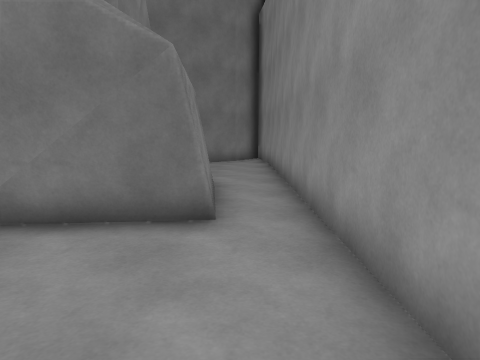
view 1 (above)

15 first-person views from a walk through a 3-D level made in the Unity game engine. The camera is 1.4 m above the floor, tilts 8° down and sees 70° across. The floor is counted in squares, 1 m on a side. Each view is taken from the middle of a square. On the plan, view 1 faces up. The plan holds only what a view shows up to about 15 squares ahead; the rest is blank. The place goes on beyond the plan. Surface patterns are stand-ins for the level's own textures.

view 2
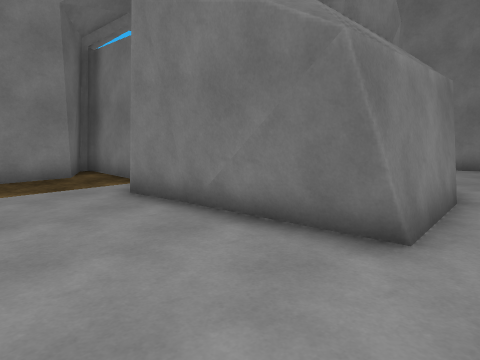

view 3
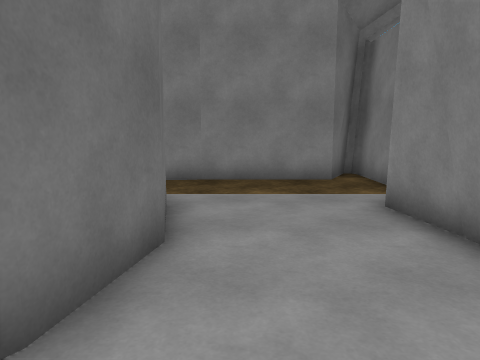

view 4
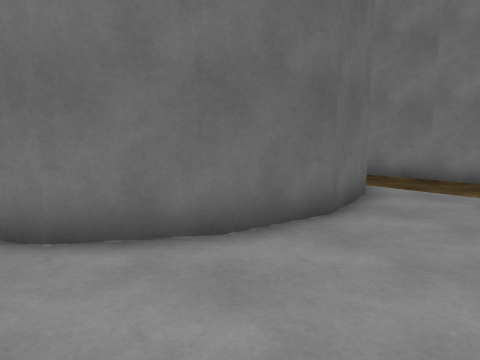

view 5
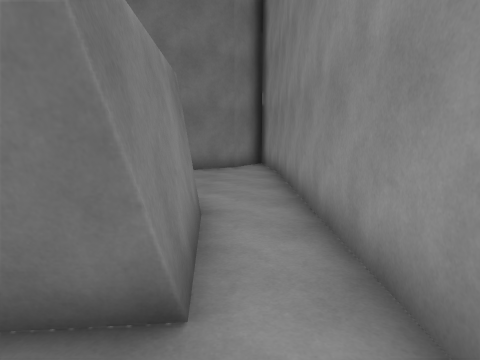

view 6
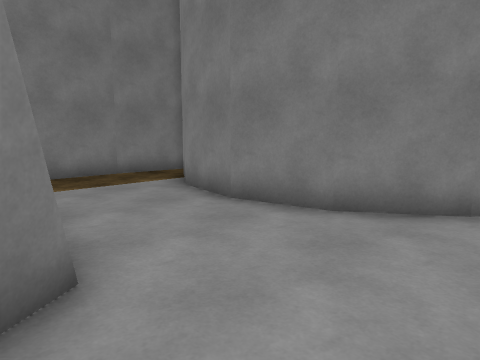

view 7
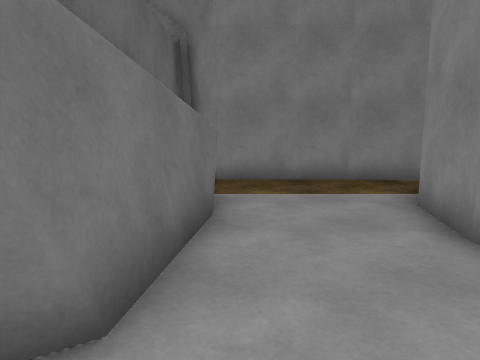

view 8
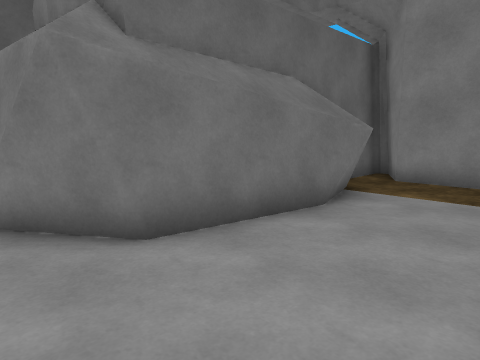

view 9
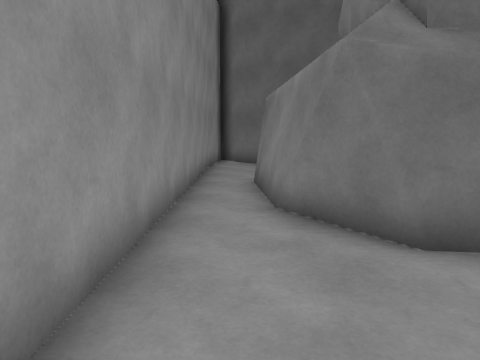

view 10
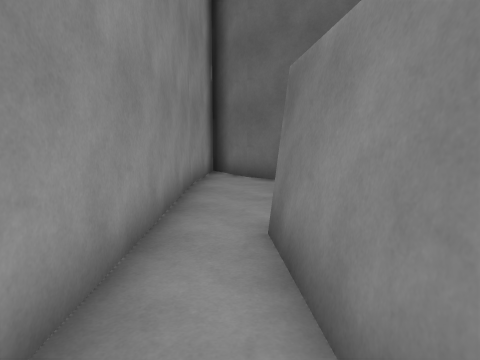

view 11
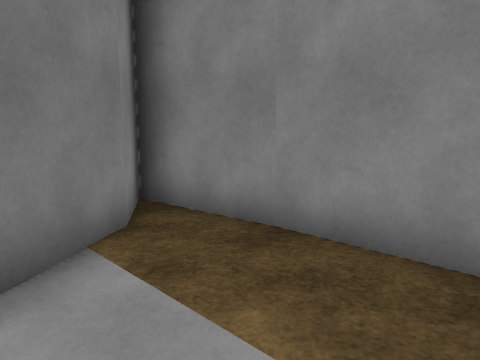

view 12
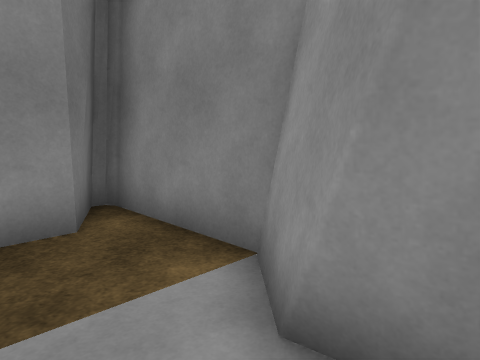

view 13
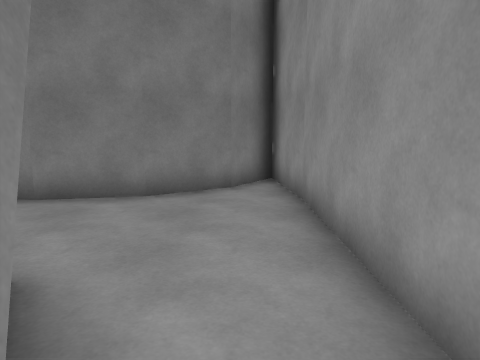

view 14
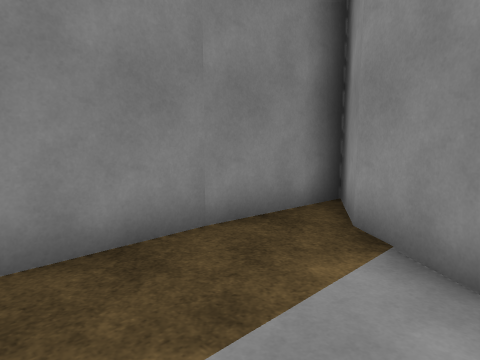

view 15
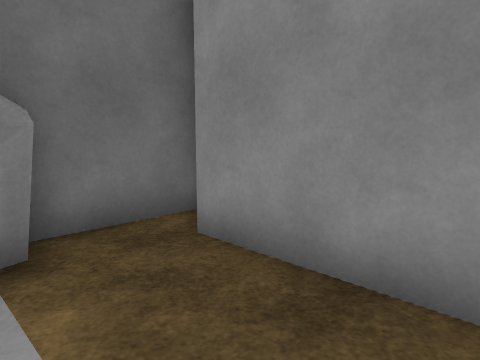

### Floor plan
Points are (right, up) in squares from view 1. A wall is a line through its corners. A room is listed if a view was taken in it or the views show most of it. See-through windows are left out.
Room 1 (views 1, 2, 3, 5, 11, 12)
walls: (-5.7, 4.4) (-7.2, 5.8) (-10.5, 5.8); (-4.4, 4.8) (-6.3, 4.6); (-1.8, 4.5) (-4.5, 4.7); (-9.8, 1) (-9.5, -2.4) (-8.3, -0.6) (-6.4, 0.6) (-4.3, 1) (-2.1, 0.6) (-0.2, -0.6) (0.7, -2); (-0.6, 4.8) (-2.6, 4.6); (-0.4, 5) (-3.6, 4.7); (-10.3, 5.1) (-9.8, 4.7) (-9.8, 0.9); (1, -2) (1.3, 0.9) (1.3, 3.4)
low walls: (-3.3, 4.8) (-4.5, 4.9); (-0.4, 5.4) (-4.1, 4.9)
ways out: opening at (0.5, 4.5) to room 2
Room 2 (views 4, 6, 7, 8, 9, 10, 13, 14, 15)
walls: (-2.1, 11) (-0.6, 8.7); (-1, 9.8) (-0.6, 4.8); (-8, 11.5) (-1.5, 10.7); (-8, 11.4) (-7, 11.7); (1.3, 15) (1, 18); (-0.2, 16.7) (-2.1, 15.4) (-4.2, 15) (-6.4, 15.4) (-8.3, 16.6) (-9.5, 18.4) (-9.8, 15); (-9.8, 11.4) (-10.3, 10.9); (-9.8, 15.1) (-9.8, 11.3); (-10.5, 10.2) (-8, 10.2); (1.3, 3.4) (1.3, 15.1)
low walls: (-6.1, 11.5) (-2.1, 11); (-8, 11.1) (-6.2, 11.7)
ways out: opening at (0.5, 4.5) to room 1

Where each view was taken, in squares from view 1:
view 1: 0 up, 0 right, facing up
view 2: 1 up, 1 right, facing up-left
view 3: 2 up, 0 right, facing left
view 4: 4 up, 1 right, facing down-left
view 5: 3 up, 0 right, facing up
view 6: 10 up, 1 right, facing up-left
view 7: 12 up, 0 right, facing left
view 8: 15 up, 0 right, facing down-left
view 9: 15 up, 0 right, facing down
view 10: 10 up, 0 right, facing down
view 11: 4 up, 6 left, facing down-left
view 12: 3 up, 5 left, facing up-left
view 13: 8 up, 0 right, facing up
view 14: 12 up, 6 left, facing up-left
view 15: 15 up, 7 left, facing down-left
